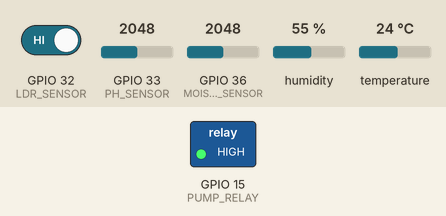
This sketch was run on a simulated ESP32. Shown: switched loads named in the sketch (green lamp = pin HIGH). Inputs (shaded band) come from the test bench; at power-on: GPIO 32 (LDR_SENSOR) HIGH, GPIO 33 (PH_SENSOR) = 2048, GPIO 36 (MOISTURE_SENSOR) = 2048, humidity 55 %, temperature 24 °C (analog values on the 0–4095 scale). No radio packets arrive unless stated; what the sketch prints to the serial monitor is not drawn.

Above: at 0.1 s.
Timing chart, 0 to 1.6 s (numbered marks = the images above):
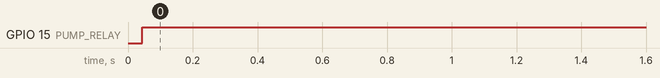

The sketch:

ESP32_Forestnode.ino
```cpp
// ======================= FOREST NODE (TRANSMITTER) =======================
#include <SPI.h>
#include <LoRa.h>
#include <DHT.h>

#define DHTPIN 4
#define DHTTYPE DHT11
DHT dht(DHTPIN, DHTTYPE);

#define LORA_SS 5
#define LORA_RST 14
#define LORA_DIO0 2
#define SCK 18
#define MISO 19
#define MOSI 23
#define LORA_SYNC_WORD 0xF3


#define MOISTURE_SENSOR 36
#define LDR_SENSOR 32
#define PH_SENSOR 33
#define PUMP_RELAY 15

const int moistureThreshold = 400;
const float pHCalibrationOffset = 0.0;

struct SensorData {
  float humidity;
  float temperature;
  int moisture;
  float pH;
  String light;
};

SensorData readSensors();
bool controlPump(int moisture);
String createPayload(const SensorData& data);
void sendLoRaData(String payload);
float readpH(int raw);

void setup() {
  Serial.begin(115200);
  dht.begin();
  pinMode(PUMP_RELAY, OUTPUT);
  digitalWrite(PUMP_RELAY, LOW);
  pinMode(LDR_SENSOR, INPUT);

  SPI.begin(SCK, MISO, MOSI, LORA_SS);
  LoRa.setPins(LORA_SS, LORA_RST, LORA_DIO0);

  if (!LoRa.begin(915E6)) {
    Serial.println("LoRa init failed!");
    while (1);
  }

  LoRa.setSpreadingFactor(12);
  LoRa.setSignalBandwidth(125E3);
  LoRa.setCodingRate4(5);
  LoRa.setSyncWord(LORA_SYNC_WORD);
  LoRa.enableCrc();

  analogReadResolution(12);
  analogSetAttenuation(ADC_11db);

  Serial.println("LoRa Sensor Node Ready!");
}

void loop() {
  SensorData data = readSensors();
  bool pumpState = controlPump(data.moisture);
  String payload = createPayload(data);
  sendLoRaData(payload);
  delay(15000);
}

SensorData readSensors() {
  SensorData data;
  data.humidity = dht.readHumidity();
  data.temperature = dht.readTemperature();
  if (isnan(data.humidity) || isnan(data.temperature)) {
    data.humidity = 0;
    data.temperature = 0;
  }
  data.moisture = analogRead(MOISTURE_SENSOR);
  data.pH = readpH(analogRead(PH_SENSOR));
  data.light = (digitalRead(LDR_SENSOR) == LOW) ? "Sunny" : "Dark";
  return data;
}

bool controlPump(int moisture) {
  bool state = (moisture > moistureThreshold);
  digitalWrite(PUMP_RELAY, state ? HIGH : LOW);
  return state;
}

String createPayload(const SensorData& data) {
  return String() +
    "humidity:" + String(data.humidity, 1) +
    ",temperature:" + String(data.temperature, 1) +

    ",moisture:" + String(data.moisture) +
    ",pH:" + String(data.pH, 2) +
    ",light:" + data.light;
}

void sendLoRaData(String payload) {
  LoRa.beginPacket();
  LoRa.print(payload);
  LoRa.endPacket();
  Serial.println("Sent: " + payload);
}

float readpH(int raw) {
  float voltage = raw * (3.3 / 4095.0);
  return 7.0 + ((voltage - 1.5) / 0.18) + pHCalibrationOffset;
}
```

Measured:
- by itself, GPIO 15 (PUMP_RELAY): LOW → HIGH at 0.04 s
